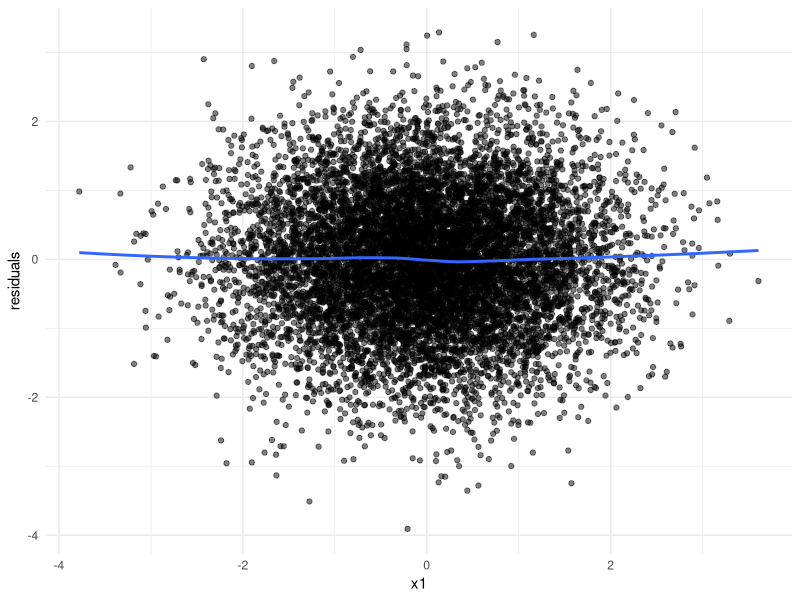

R code for this plot:
# Here we create a script to create a data simulation for panel data. 
# We simulate X and Y, having autoregressive effects and a lag-1 crossed effect. 
# X and Y are both affected by a number of confounding variables C, which have stable effects
# over time as they represent time-invariant confounding variables, such as IQ. 
# The data simulation model will have the following properties:

# 1. Each variable will have an innovation (or unexplained variance) such that the total variance of each variable is 1.
# 2. Each variable will have a mean of 0. 
# 3. The autoregressive effects will be set to 0.25 for both X and Y.
# 4. The crossed lag-1 effect of X on Y will be set to 0.1.
# 5. The confounding variables will have effects of 0.2 on X and 0.15 Y.
# 6. The innovations will have residual correlations of 0.3 at each time-point, but not across time-points.

# Let's rephrase what we are doing here. We have got some knowns, because we specify them. They include the
# effects matrix A, the effects matrix B and the variance matrix psi. We also know that the diagonal of S 
# is supposed to be 1. This leaves us with 2 unknowns. We do not know the variance of the innovations, and we
# do not know the covariance between X and Y. Hence all code is actually just a way of solving for these unknowns
# that we need to simulate data. 

# reproducibility
set.seed(427) 

# load required libraries
library(mvtnorm)
library(psych)                                             # for descriptives
library(lavaan)                                            # for fitting CLPM
library(tidyverse)

### CLPM parameters ###
N <- 100000                                                # number of people
T <- 5                                                     # number of time points

ax <- 0.25                                                 # effect of X_(t-1) on X_t
ay <- 0.25                                                 # effect of Y_(t-1) on Y_t
bx <- 0.10                                                 # effect of Y_(t-1) on X_t
by <- 0.10                                                 # effect of X_(t-1) on Y_t
rho <- 0.30                                                # residual correlation of innovations
                                                          
# create the path matrix A from these effects
A <- matrix(c(ax, by, bx, ay), nrow=2, byrow=TRUE)

### confounder parameters ###
k_lin   <- 3                                               # number of base/linear confounders
k_quad  <- 3                                               # number of "quadratic" confounders
k_cubic <- 3                                               # number of "cubic" confounders

k <- k_lin + k_quad + k_cubic                              # total number of confounders

# effects of confounders on X and Y
gamma_x <- c(0.30, 0.20, 0.10,                             # linear terms
             0.10, 0.05, 0.00,                             # quadratic terms
             0.05, 0.02, 0.00)                             # cubic terms

gamma_y <- c(0.30, 0.20, 0.10,                             # linear terms
             0.10, 0.05, 0.00,                             # quadratic terms
             0.05, 0.02, 0.00)                             # cubic terms
tau2 <- rep(1, k)                                          # variances of confounders

B <- rbind(gamma_x, gamma_y)                               # create the path matrix B from these effects
Psi  <- diag(tau2)                                         # variance-covariance matrix of confounders, which is just a k*k identity matrix since var=1 and cov=0

### varcov matrixes ###
# we want the variance of each variable to be 1
S_target <- diag(2)                                        # since we have two variables, X and Y, we create a 2x2 identity matrix. This assumes NO covariance between X and Y
                                                           # further than the effects that were specified before

# the confounders are the only exogenous variables
# and as such, we can calculate the variance that they contribute to each variable (or occasion of the variable) directly
# which is simply the variance of the confounders*effect size 
# psi contains their varcov matrix, and B contains the effect sizes. 
# we use var(Ax) = A*var(x)*A' -> B*psi*B', and since psi=I, we get B*B'
# however, if we wished to specify correlated confounders, we could do so by changing psi accordingly.
S_U  <- B %*% Psi %*% t(B)

# now we want to specify a correlation rho between the innovations of X and Y.
# which means the part that is not explained by the confounders or lagged relationships
# still correlate with each other. Our job is to finjd out: given we specify a value rho,
# denoting the correlation between the innovations of X and Y, what must the covariance between X and Y be,
# while accounting for the covariance that is already induced by the confounders and the lagged relationships.
# In one question: Given S_U, A and our desired rho, what must the covariance between X and Y be in order for
# the system to be stationary? 

find_c <- function(A, S_U, rho) {

  # function of c: difference between actual innovation correlation and target rho
  # we need to calculate how much covariance is induced by c and the lagged relationships
  f <- function(c) {

    # target stationary covariance of (X_t, Y_t)
    # the variances are 1 since we specified them to be
    # and the covariance is c, which we are searching for
    S_target_c <- matrix(c(1, c,
                           c, 1),
                         nrow = 2, byrow = TRUE)
    
    # dynamic part variance
    # first we get rid of the confounder-induced variance
    S_dyn_c <- S_target_c - S_U
    
    # now we can compute the innovation covariance matrix
    # based on the stationarity constraints
    Sigma_e_c <- S_dyn_c - t(A) %*% S_dyn_c %*% A
    
    # compute correlation of innovations
    # the variation of innovations of X is v1
    v1 <- Sigma_e_c[1, 1]
    # the variation of innovations of Y is v2
    v2 <- Sigma_e_c[2, 2]
    # their covariance is cov12
    cov12 <- Sigma_e_c[1, 2]
    #their correlation is then:
    corr_e <- cov12 / sqrt(v1 * v2)
    
    # this is then the difference between the desired correlation and the actual correlation
    corr_e - rho
  }

  # now this function f(c) should be zero when we have found the correct c
  # as such we can look for the value of corr_e that makes f(c) = 0.
  # Note that if the matrix A would be symmetric, then v1=v2, and we have
  # a closed form solution for v. With two uknowns, we lack an equation and
  # need to solve numerically. 
  uniroot(f, interval = c(-0.99, 0.99))$root
}

# use the function to find the required covariance between X and Y
c_stat <- find_c(A, S_U, rho)

# overwrite S_target to include the stationary covariance between X and Y
S_target <- matrix(c(1, c_stat,
                     c_stat, 1),
                   nrow = 2, byrow = TRUE)

# variance by the dynamic process:
# now we know that any variance that does not come directly from the confounder, must come from the dynamic process (feed forward + innovations)
# since we also know that we want the variance of our variables to be 1, we can calculate the variance that we can still 'spend'
# on the dynamic part by simple subtraction:
S_dyn <- S_target - S_U

# now we can check if our matrix is positive semidefinite (i.e. that all eigenvalues are positive)
# i.e. we do not want to set our requirement so that we must generate data with negative variances. 
# we check that here.
# first we make it robust to small numerical errors created by floating point storage (S_dyn + t(S_dyn))/2
# and then extract the eigenvalues
eS <- eigen((S_dyn + t(S_dyn))/2)$values
# check if any are very close to, or smaller than 0. 
eS[eS<1e-10]

# now we need to compute the innovation covariance matrix.
# we compute how much innovation variance we must add, such that the dynamic process is stationary. 
# which means that the variance of X_t is and Y_t do not change over time.
# read it like: how much innovation variance must we add such that the variance of each variable equals S_dynn. 
# and remember that if the variance of the dynamic process equals S_dynn, then all our variablles have variances equal to S_target.
# 1. X_t = A X_(t-1) + e_t
# 2. for all variables: D_t = A'D_t-1 + e_t
# 3. S_dynn = var(D_t) = A S_dynA' + S_e (Since var(X_t) = A^2 * var(X_t-1) + var(e_t))
# 4. solve for S_e: S_e = S_dyn - A S_dyn A'
# note that this only works because the system is stationary! we can exclude the variance D_t receives directly from the confounders
# since it is the same at every step, and the variance of the dynamic process is the same at every step. If this would not be the case
# we would need to use formulas to compute how much innovation should be added to each measurement occasion separately.
Sigma_e <- S_dyn - t(A) %*% S_dyn %*% A

# and again we fix potential rounding error
Sigma_e <- (Sigma_e + t(Sigma_e))/2

# For t = 1, there is no carryover from a previous wave. The observed var-cov should be:
# Var([X1,Y1]) = S_U + Sigma_e1. To keep the same S_target at t=1, set:
Sigma_e1 <- S_dyn                             # because S_target = S_U + S_dyn
Sigma_e1 <- (Sigma_e1 + t(Sigma_e1))/2

# we can first generate our confounders, since they are exogenous
# we use the function rmvnorm to generate multivariate normal data
U <- rmvnorm(N, 
  mean=rep(0, k),                             # mean of confounders = 0, since we want standardised effect sizes
  sigma=Psi)                                  # variance-covariance matrix of confounders (I in this case)

# now we can simulate the dynamic process data for X and Y
# we add here the entire variance to each variable, so that is feed forward + innovations
# these are only X1 and Y1, so they only have the direct confounder effects

#  for t = 1: no lag yet, so Ddyn = e1 with Sigma_e1 ----
Ddyn <- rmvnorm(N,                            
  mean=c(0,0),                                # mean of the variables X and Y = 0, since we want standardised effect sizes
  sigma=Sigma_e1)                             # dynamic part covariance for the first wave

# initialise df with N rows and 2*T + k columns. 2*T for X and Y, k for confounders
df <- matrix(NA, nrow = N, ncol = 2*T + k)
colnames(df) <- c(paste0("x", 1:T),
                  paste0("y", 1:T),
                  paste0("c", 1:k))

# save the confounder
df[, (2*T + 1):(2*T + k)] <- U

# we now add to the first wave X and Y the direct confounder effects
# where we have our confounders (U) and the effect sizes (B)
obs1 <- Ddyn + U %*% t(B)

# we an store the first wave in our dataframe now
df[, 1] <- obs1[, 1] 
df[, 1+T ] <- obs1[, 2]

# a next wave can be simulated as:
# Ddyn <- Ddyn %*% t(A) + rmvnorm(N, sigma=Sigma_e)
# where we get the previous wave observations, times their effect sizes + the innovations such that var=1. 
# and afterwards we can again add the direct confounder effects
# obs <- Ddyn + U %*% t(B)
# write a loop to do this up to T occasions:
for(i in 2:T){ 

  # simulate the dynamic part
  Ddyn <- Ddyn %*% t(A) + rmvnorm(N, sigma = Sigma_e) 

  # add the direct confounder effects
  obs <- Ddyn + U %*% t(B) 

  # move the data to the dataframe
  df[, i] <- obs[, 1] 
  df[, i+T ] <- obs[, 2] }

# check that the variance of each variable are 1
round(apply(df, 2, var), 3)

# check the varcov matrix
sigma <- cov(df)
round(sigma, 3)

# check descriptives
describe(df)

# create a sample dataframe for plotting residuals 
df_sample <- df[sample(1:nrow(df), 10000), ]

# fit a linear regression between X at t=1 and Y at t=2
lm_fit <- lm(y2 ~ x1, data = as.data.frame(df_sample))

# save the residuals
residuals <- lm_fit$residuals

# plot the residuals versus X1
ggplot(df_sample, aes(x = x1, y = residuals)) +
  geom_point(alpha = 0.5) +
  geom_smooth(method = "loess", se = FALSE) +
  theme_minimal()
